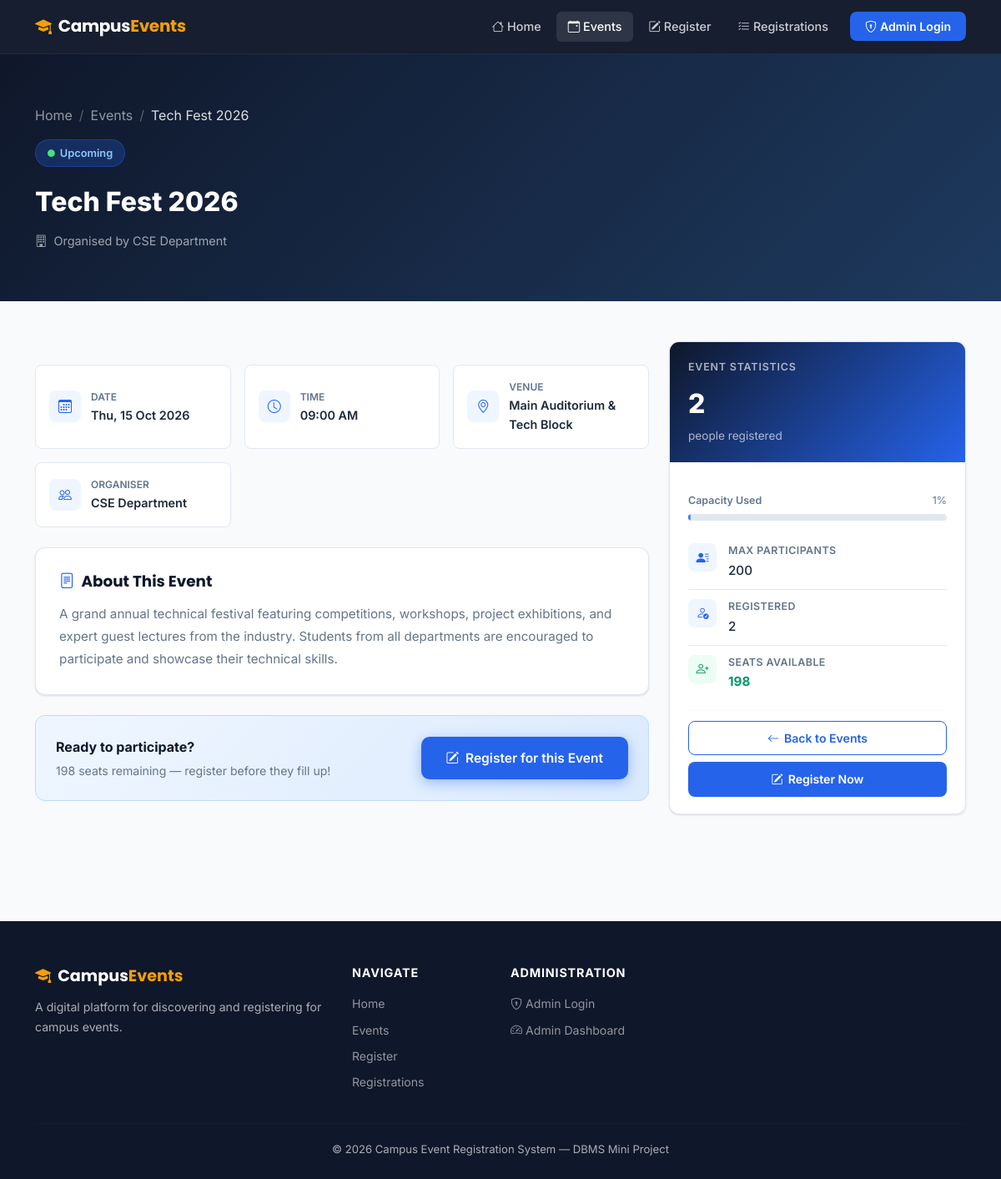
Page /event_details.php?id=1 on the committed database.
### tables this page shows
CREATE TABLE IF NOT EXISTS events (
    id              INT(11)       NOT NULL AUTO_INCREMENT,
    event_name      VARCHAR(150)  NOT NULL,
    description     TEXT          NOT NULL,
    event_date      DATE          NOT NULL,
    event_time      TIME          NOT NULL,
    venue           VARCHAR(200)  NOT NULL,
    organizer       VARCHAR(150)  NOT NULL,
    max_participants INT(11)      NOT NULL DEFAULT 100,
    status          ENUM('upcoming','ongoing','completed','cancelled') NOT NULL DEFAULT 'upcoming',
    created_at      TIMESTAMP     NOT NULL DEFAULT CURRENT_TIMESTAMP,
    PRIMARY KEY (id),
    INDEX idx_status (status),
    INDEX idx_event_date (event_date)
);

### event_details.php (the view, shortened to what this page needs)
<?php
require_once 'db.php';
$event_id = isset($_GET['id']) ? (int) $_GET['id'] : 0;
$event = null;
$stmt  = mysqli_prepare($conn,
    "SELECT e.*,
            (SELECT COUNT(*) FROM registrations r WHERE r.event_id = e.id) AS reg_count
     FROM events e
     WHERE e.id = ?
     LIMIT 1"
);
mysqli_stmt_bind_param($stmt, 'i', $event_id);
mysqli_stmt_execute($stmt);
$result = mysqli_stmt_get_result($stmt);
if ($result) {
    $event = mysqli_fetch_assoc($result);
}
$seats_left = $event['max_participants'] - $event['reg_count'];
$pct        = ($event['max_participants'] > 0)
              ? min(100, round(($event['reg_count'] / $event['max_participants']) * 100))
              : 0;
$fill_cls   = ($pct >= 90) ? 'full' : (($pct >= 70) ? 'warn' : '');
$is_past    = (strtotime($event['event_date']) < strtotime(date('Y-m-d')));
?>
<!DOCTYPE html>
<html lang="en">
<head>
    <link href="https://cdn.jsdelivr.net/npm/bootstrap@5.3.3/dist/css/bootstrap.min.css" rel="stylesheet">
    <link href="https://cdn.jsdelivr.net/npm/bootstrap-icons@1.11.3/font/bootstrap-icons.min.css" rel="stylesheet">
    <link href="css/style.css" rel="stylesheet">
</head>
<body>
<nav class="navbar navbar-custom navbar-expand-lg" id="mainNav">
    <div class="container">
        <a class="navbar-brand-text" href="index.php">
            <i class="bi bi-mortarboard-fill me-2" style="color:var(--accent);"></i>Campus<span>Events</span>
        </a>
        <div class="collapse navbar-collapse" id="navMenu">
            <ul class="navbar-nav ms-auto align-items-lg-center gap-lg-1">
                <li class="nav-item"><a class="nav-link" href="index.php"><i class="bi bi-house me-1"></i>Home</a></li>
                <li class="nav-item"><a class="nav-link active" href="events.php"><i class="bi bi-calendar-event me-1"></i>Events</a></li>
                <li class="nav-item"><a class="nav-link" href="register.php"><i class="bi bi-pencil-square me-1"></i>Register</a></li>
                <li class="nav-item"><a class="nav-link" href="registrations.php"><i class="bi bi-list-check me-1"></i>Registrations</a></li>
                <li class="nav-item ms-lg-2">
                    <a class="nav-link btn-nav-cta" href="admin/login.php"><i class="bi bi-shield-lock me-1"></i>Admin Login</a>
                </li>
            </ul>
        </div>
    </div>
</nav>
<div class="event-detail-hero">
    <div class="container">
        <nav aria-label="breadcrumb" class="mb-3">
            <ol class="breadcrumb" style="--bs-breadcrumb-divider-color:rgba(255,255,255,.3);">
                <li class="breadcrumb-item"><a href="index.php" style="color:rgba(255,255,255,.55);">Home</a></li>
                <li class="breadcrumb-item"><a href="events.php" style="color:rgba(255,255,255,.55);">Events</a></li>
                <li class="breadcrumb-item active" style="color:rgba(255,255,255,.85);"><?= htmlspecialchars($event['event_name']) ?></li>
            </ol>
        </nav>
        <div class="event-detail-badge">
            <i class="bi bi-circle-fill" style="font-size:.55rem;color:#4ade80;"></i>
            <?= $is_past ? 'Completed' : htmlspecialchars(ucfirst($event['status'])) ?>
        </div>
        <div class="event-detail-title"><?= htmlspecialchars($event['event_name']) ?></div>
        <div class="event-detail-org">
            <i class="bi bi-building me-1"></i> Organised by <?= htmlspecialchars($event['organizer']) ?>
        </div>
    </div>
</div>
<div class="container py-5">
    <div class="row gy-4">
        <div class="col-lg-8">
            <div class="info-grid mb-4">
                <div class="info-item">
                    <div class="info-item-icon"><i class="bi bi-calendar3"></i></div>
                    <div>
                        <div class="info-item-label">Date</div>
                        <div class="info-item-value"><?= date('D, d M Y', strtotime($event['event_date'])) ?></div>
                    </div>
                </div>
                <div class="info-item">
                    <div class="info-item-icon"><i class="bi bi-clock"></i></div>
                    <div>
                        <div class="info-item-label">Time</div>
                        <div class="info-item-value"><?= date('h:i A', strtotime($event['event_time'])) ?></div>
                    </div>
                </div>
                <div class="info-item">
                    <div class="info-item-icon"><i class="bi bi-geo-alt"></i></div>
                    <div>
                        <div class="info-item-label">Venue</div>
                        <div class="info-item-value"><?= htmlspecialchars($event['venue']) ?></div>
                    </div>
                </div>
                <div class="info-item">
                    <div class="info-item-icon"><i class="bi bi-people"></i></div>
                    <div>
                        <div class="info-item-label">Organiser</div>
                        <div class="info-item-value"><?= htmlspecialchars($event['organizer']) ?></div>
                    </div>
                </div>
            </div>
            <div style="background:#fff;border:1px solid var(--border);border-radius:var(--radius);padding:28px;margin-bottom:24px;box-shadow:var(--shadow-sm);">
                <h2 style="font-size:1.15rem;margin-bottom:14px;color:var(--secondary);">
                    <i class="bi bi-file-text me-2" style="color:var(--primary);"></i>About This Event
                </h2>
                <p style="color:var(--text-muted);font-size:.95rem;line-height:1.8;margin:0;">
                    <?= nl2br(htmlspecialchars($event['description'])) ?>
                </p>
            </div>
            <?php if (!$is_past && $seats_left > 0) : ?>
            <div style="background:linear-gradient(135deg,#eff6ff,#dbeafe);border:1px solid #bfdbfe;border-radius:var(--radius);padding:24px;display:flex;align-items:center;gap:18px;flex-wrap:wrap;">
                <div style="flex:1;min-width:200px;">
                    <div style="font-weight:700;color:var(--secondary);margin-bottom:4px;">Ready to participate?</div>
                    <div style="font-size:.88rem;color:var(--text-muted);">
                        <?= $seats_left ?> seat<?= $seats_left !== 1 ? 's' : '' ?> remaining — register before they fill up!
                    </div>
                </div>
                <a href="register.php?event_id=<?= (int)$event['id'] ?>" class="btn-hero-primary">
                    <i class="bi bi-pencil-square"></i> Register for this Event
                </a>
            </div>
            <?php endif; ?>
        </div>
        <div class="col-lg-4">
            <div style="background:#fff;border:1px solid var(--border);border-radius:var(--radius);overflow:hidden;box-shadow:var(--shadow-sm);position:sticky;top:80px;">
                <div style="background:linear-gradient(135deg,#0f172a,#2563eb);padding:20px 22px;">
                    <div style="color:rgba(255,255,255,.65);font-size:.78rem;font-weight:600;text-transform:uppercase;letter-spacing:.8px;margin-bottom:8px;">
                        Event Statistics
                    </div>
                    <div style="color:#fff;font-size:2rem;font-weight:800;"><?= $event['reg_count'] ?></div>
                    <div style="color:rgba(255,255,255,.65);font-size:.85rem;">people registered</div>
                </div>
                <div style="padding:20px 22px;">
                    <div class="event-seats-bar mb-3">
                        <div class="seats-label">
                            <span style="font-weight:600;">Capacity Used</span>
                            <span><?= $pct ?>%</span>
                        </div>
                        <div class="seats-progress" style="height:8px;">
                            <div class="seats-fill <?= $fill_cls ?>" style="width:<?= $pct ?>%;"></div>
                        </div>
                    </div>
                    <div class="detail-row" style="padding:10px 0;">
                        <div class="detail-icon"><i class="bi bi-person-lines-fill"></i></div>
                        <div>
                            <div class="detail-label">Max Participants</div>
                            <div class="detail-value"><?= htmlspecialchars($event['max_participants']) ?></div>
                        </div>
                    </div>
                    <div class="detail-row" style="padding:10px 0;">
                        <div class="detail-icon"><i class="bi bi-person-check"></i></div>
                        <div>
                            <div class="detail-label">Registered</div>
                            <div class="detail-value"><?= $event['reg_count'] ?></div>
                        </div>
                    </div>
                    <div class="detail-row" style="padding:10px 0;border-bottom:none;">
                        <div class="detail-icon" style="background:#ecfdf5;color:#059669;">
                            <i class="bi bi-person-plus"></i>
                        </div>
                        <div>
                            <div class="detail-label">Seats Available</div>
                            <div class="detail-value" style="color:<?= $seats_left <= 0 ? 'var(--danger)' : 'var(--success)' ?>;font-weight:700;">
                                <?= max(0, $seats_left) ?>
                            </div>
                        </div>
                    </div>
                    <hr style="border-color:var(--border);margin:12px 0;">
                    <a href="events.php" class="btn-outline-custom w-100 justify-content-center mb-2">
                        <i class="bi bi-arrow-left"></i> Back to Events
                    </a>
                    <?php if (!$is_past && $seats_left > 0) : ?>
                    <a href="register.php?event_id=<?= (int)$event['id'] ?>" class="btn-primary-custom w-100 justify-content-center">
                        <i class="bi bi-pencil-square"></i> Register Now
                    </a>
                    <?php endif; ?>
                </div>
            </div>
        </div>
    </div>
</div>
<footer class="footer-custom">
    <div class="container">
        <div class="row gy-4">
            <div class="col-lg-4">
                <div class="footer-brand"><i class="bi bi-mortarboard-fill me-2" style="color:var(--accent);"></i>Campus<span>Events</span></div>
                <p class="footer-desc">A digital platform for discovering and registering for campus events.</p>
            </div>
            <div class="col-lg-2 col-6">
                <div class="footer-heading">Navigate</div>
                <a href="index.php" class="footer-link">Home</a>
                <a href="events.php" class="footer-link">Events</a>
                <a href="register.php" class="footer-link">Register</a>
                <a href="registrations.php" class="footer-link">Registrations</a>
            </div>
            <div class="col-lg-3 col-6">
                <div class="footer-heading">Administration</div>
                <a href="admin/login.php" class="footer-link"><i class="bi bi-shield-lock me-1"></i>Admin Login</a>
                <a href="admin/dashboard.php" class="footer-link"><i class="bi bi-speedometer2 me-1"></i>Admin Dashboard</a>
            </div>
        </div>
        <hr class="footer-divider">
        <div class="footer-bottom">
            &copy; <?= date('Y') ?> Campus Event Registration System &mdash; DBMS Mini Project
        </div>
    </div>
</footer>
</body>
</html>

### rows in the picture
events: event_name "Tech Fest 2026", status "Upcoming", organizer "CSE Department", event_date "Thu, 15 Oct 2026", event_time "09:00 AM", venue "Main Auditorium & Tech Block", description "A grand annual technical festival featuring competitions, workshops, project exhibitions, and expert guest lectures from the industry. Students from all departments are encouraged to participate and showcase their technical skills.", max_participants "200"

### other values in the picture
$seats_left "198"
$event['reg_count'] "2"
$pct "1"
max(0, $seats_left) "198"
